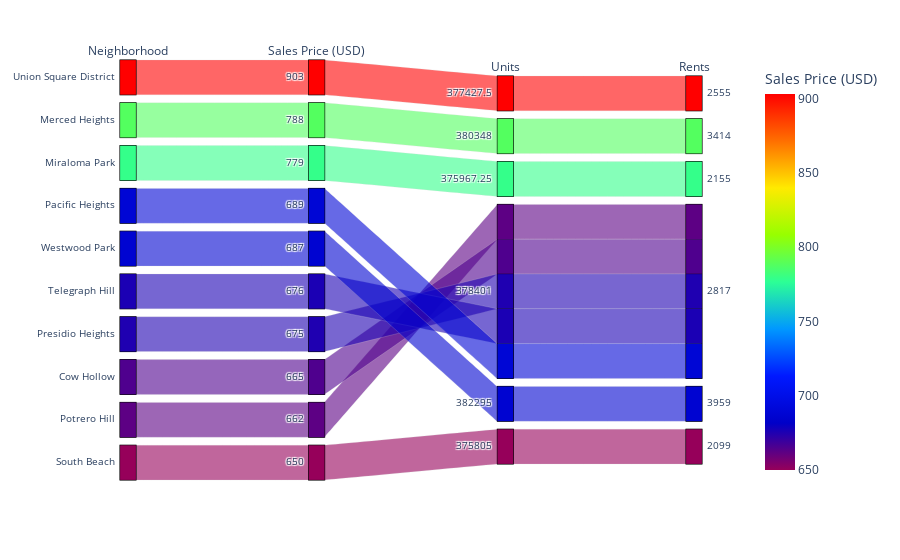

The notebook cell saved with this chart:
### Code cell
# Parallel Categories Plot
sf_data_hood_large['sale_price_sqr_foot']=sf_data_hood_large['sale_price_sqr_foot'].astype('int')
sf_data_hood_large['gross_rent']=sf_data_hood_large['gross_rent'].astype('int')
sf_data_hood_large.dtypes
px.parallel_categories(sf_data_hood_large,
        dimensions=['neighborhood',"sale_price_sqr_foot", "housing_units", "gross_rent"], 
        color="sale_price_sqr_foot",
        color_continuous_scale=px.colors.sequential.Rainbow,
        labels={'neighborhood':"Neighborhood",'sale_price_sqr_foot':'Sales Price (USD)','housing_units':'Units','gross_rent':'Rents'})

### Figure 1 — Plotly figure (JSON) as saved in the notebook; plotly's stock layout.template omitted (floating-point values rounded to 4 significant figures)
{"data": [{"dimensions": [{"label": "Neighborhood", "values": ["Union Square District", "Merced Heights", "Miraloma Park", "Pacific Heights", "Westwood Park", "Telegraph Hill", "Presidio Heights", "Cow Hollow", "Potrero Hill", "South Beach"]}, {"label": "Sales Price (USD)", "values": [903, 788, 779, 689, 687, 676, 675, 665, 662, 650]}, {"label": "Units", "values": [377400.0, 380348, 376000.0, 378401, 382295, 378401, 378401, 378401, 378401, 375805]}, {"label": "Rents", "values": [2555, 3414, 2155, 2817, 3959, 2817, 2817, 2817, 2817, 2099]}], "domain": {"x": [0, 1], "y": [0, 1]}, "line": {"color": [903, 788, 779, 689, 687, 676, 675, 665, 662, 650], "coloraxis": "coloraxis"}, "name": "", "type": "parcats"}], "layout": {"autosize": true, "coloraxis": {"colorbar": {"title": {"text": "Sales Price (USD)"}}, "colorscale": [[0, "rgb(150,0,90)"], [0.125, "rgb(0,0,200)"], [0.25, "rgb(0,25,255)"], [0.375, "rgb(0,152,255)"], [0.5, "rgb(44,255,150)"], [0.625, "rgb(151,255,0)"], [0.75, "rgb(255,234,0)"], [0.875, "rgb(255,111,0)"], [1, "rgb(255,0,0)"]]}, "legend": {"tracegroupgap": 0}, "margin": {"t": 60}}}
